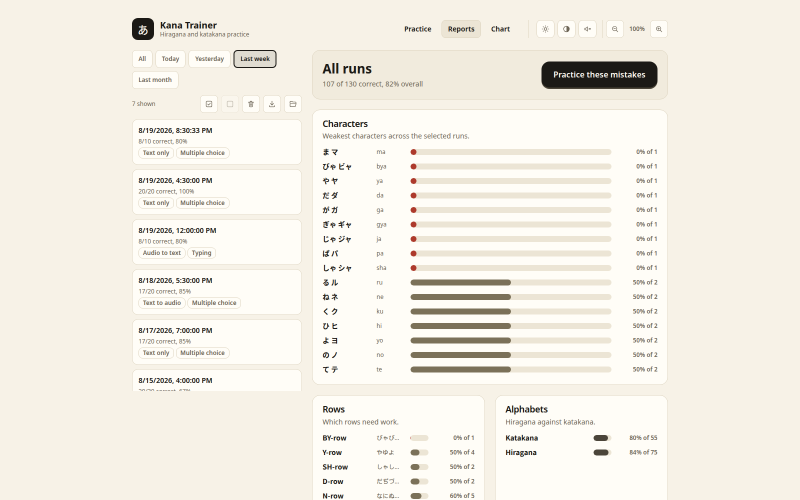
#> input picture packaging/msix/StoreListing/Demo/15_Reports_LastWeek.png, 1600 x 1000 px, given in place of AppIcon-512@2x.png, which was not available (shown at 1/2 size)
$ python listing-art-msix.py
#> lines starting #> are read from the running program, lines starting #| are printed output that depends on the picture; pictures that were not available may be replaced by others from this repository, and a replacement may not be noted
"""Regenerates the Partner Center listing images from the app icon and the showcase stills.

    python3 tools/listing-art-msix.py
"""

import os
import sys
from pathlib import Path

from PIL import Image

CREAM = (247, 242, 231, 255)  # the app background, tauri.conf.json
ROOT = Path(__file__).resolve().parents[1]
OUT = ROOT / 'packaging/msix/StoreListing'


def badge() -> Image.Image:
    """The app icon at 1024, with the white corners of the ios export made transparent."""
    src = Image.open(ROOT / 'src-tauri/icons/ios/AppIcon-512@2x.png').convert('RGBA')
    mask = (
        Image.open(ROOT / 'src-tauri/icons/icon.png')
        .convert('RGBA')
        .getchannel('A')
        .resize(src.size, Image.Resampling.LANCZOS)
    )
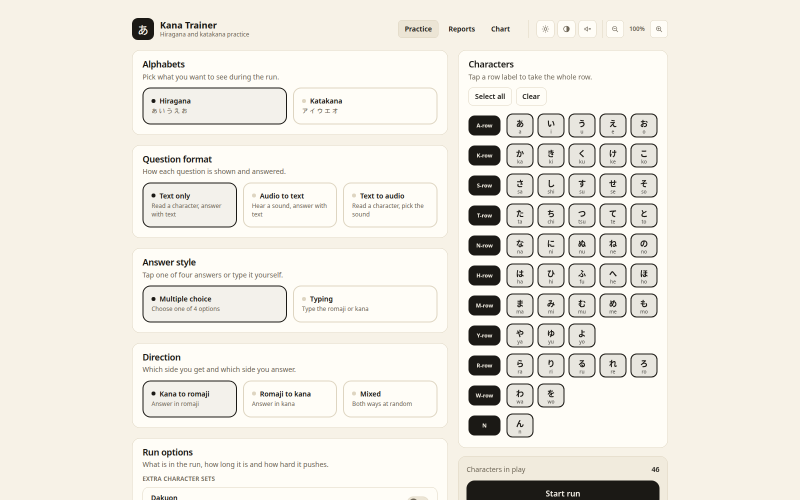
#> input picture packaging/msix/StoreListing/Demo/01_Setup_TextOnly.png, 1600 x 1000 px, given in place of icon.png, which was not available (shown at 1/2 size)
#> mask: PIL image 1600x1000 L; every value is 255

    # repaint every pixel the mask does not keep fully opaque as cream
    out = Image.new('RGBA', src.size, CREAM)
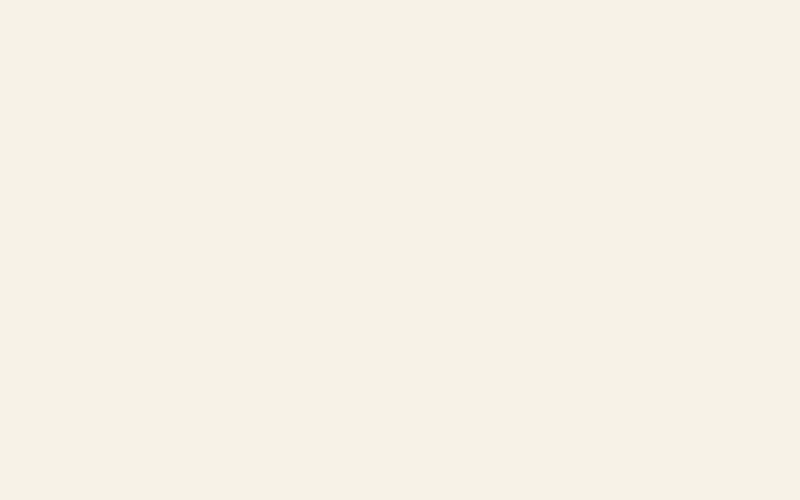
#> out: PIL image 1600x1000 RGBA (shown at 1/2 size); mean R, G, B, A 247, 242, 231, 255
    out.paste(src, mask=mask.point([0] * 255 + [255]))
    out.putalpha(mask)
    return out


def promo(icon: Image.Image, w: int, h: int, badge_px: int, name: str) -> None:
    canvas = Image.new('RGBA', (w, h), CREAM)
    scaled = icon.resize((badge_px, badge_px), Image.Resampling.LANCZOS)
    canvas.alpha_composite(scaled, ((w - badge_px) // 2, (h - badge_px) // 2))
    canvas.convert('RGB').save(OUT / name)  # promo art is opaque, no alpha


# The listing screenshots, taken from the readme showcase. Partner Center takes up to nine.
DEMO = [
    '01_Setup_TextOnly.png',
    '06_Quiz_TextOnly_KanaRomaji.png',
    '08_Quiz_AudioText_Typing.png',
    '10_Quiz_TextAudio_Sounds.png',
    '12_Result_Splash.png',
    '13_Result_Score.png',
    '15_Reports_All.png',
    '20_Chart_Characters.png',
    '22_Setup_Language.png',
]


def demo() -> None:
    """Symlinks the listing screenshots to the readme stills."""
    src = ROOT / 'packaging/repo/desktop'
    out = OUT / 'Demo'
    out.mkdir(parents=True, exist_ok=True)
    for name in DEMO:
        if not (src / name).exists():
            sys.exit(f'missing screenshot {src / name}, run scripts/record.sh --showcase first')
        link = out / name
        target = os.path.relpath(src / name, out)
        if link.is_symlink() and os.readlink(link) == target:
            continue
        link.unlink(missing_ok=True)
        link.symlink_to(target)
        print(f'    {link.relative_to(ROOT)} -> {target}')


icon = badge()
icon.resize((300, 300), Image.Resampling.LANCZOS).save(OUT / 'StoreLogo300x300.png')
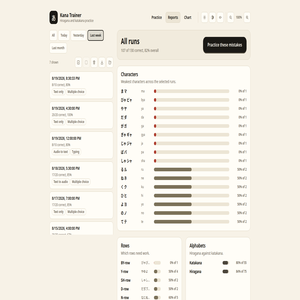
#> saved as StoreLogo300x300.png: PIL image 300x300 RGBA; mean R, G, B, A 243.1, 239.1, 229.6, 255
promo(icon, 1080, 1080, 700, 'BoxArt1080x1080.png')
#> in promo, `canvas.alpha_composite(scaled, ((w - badge_px) // 2, (h - badge_px) //..`:
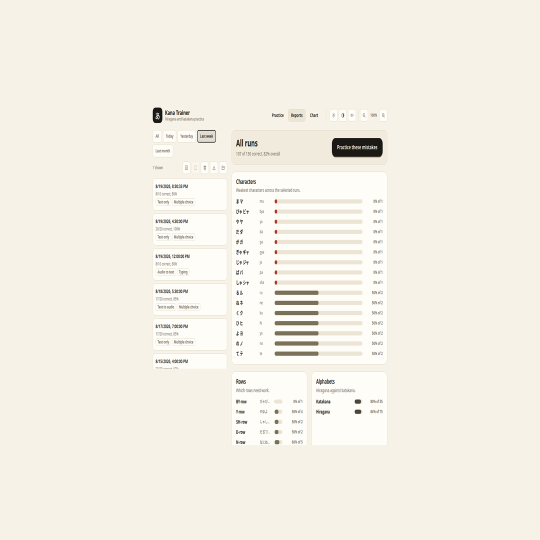
#> canvas: PIL image 1080x1080 RGBA (shown at 1/2 size); mean R, G, B, A 245.4, 240.8, 230.4, 255
promo(icon, 720, 1080, 440, 'PosterArt720x1080.png')
#> call 2 of promo, with w = 720, h = 1080, badge_px = 440, name = 'PosterArt720x1080.png'
#> in promo (call 2), `canvas = Image.new('RGBA', (w, h), CREAM)`:
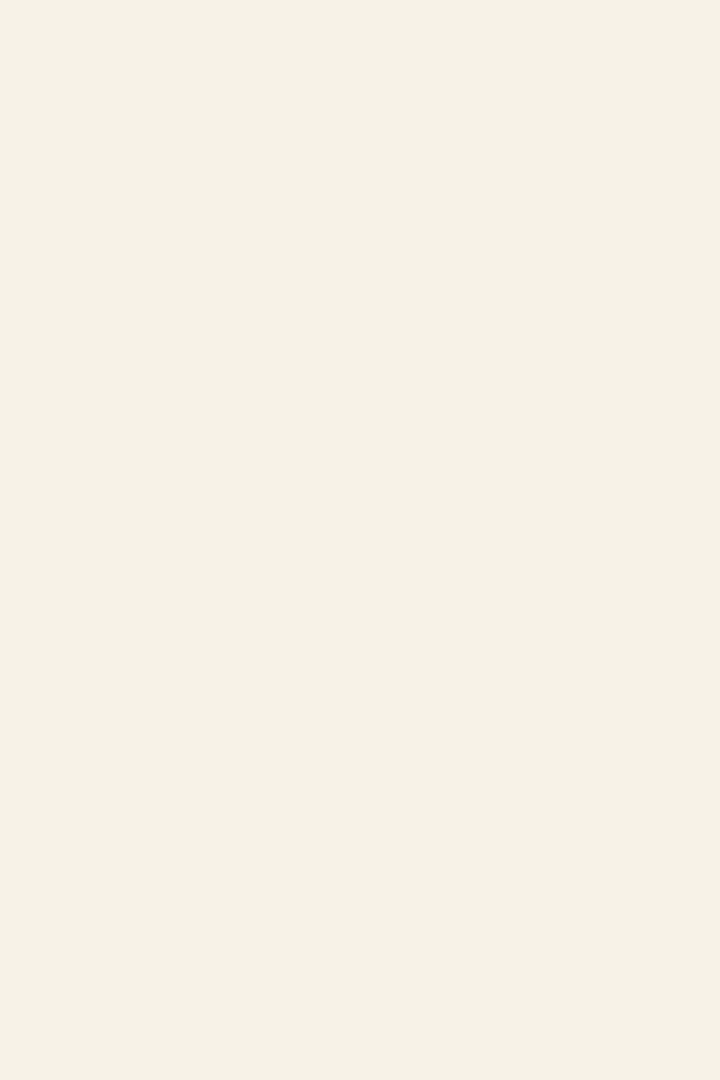
#> canvas: PIL image 720x1080 RGBA; mean R, G, B, A 247, 242, 231, 255
#> in promo (call 2), `scaled = icon.resize((badge_px, badge_px), Image.Resampling.LANCZOS)`:
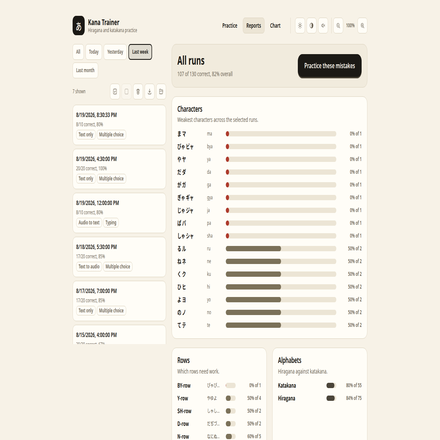
#> scaled: PIL image 440x440 RGBA; mean R, G, B, A 243.1, 239.1, 229.6, 255
#> in promo (call 2), `canvas.convert('RGB').save(OUT / name)`:
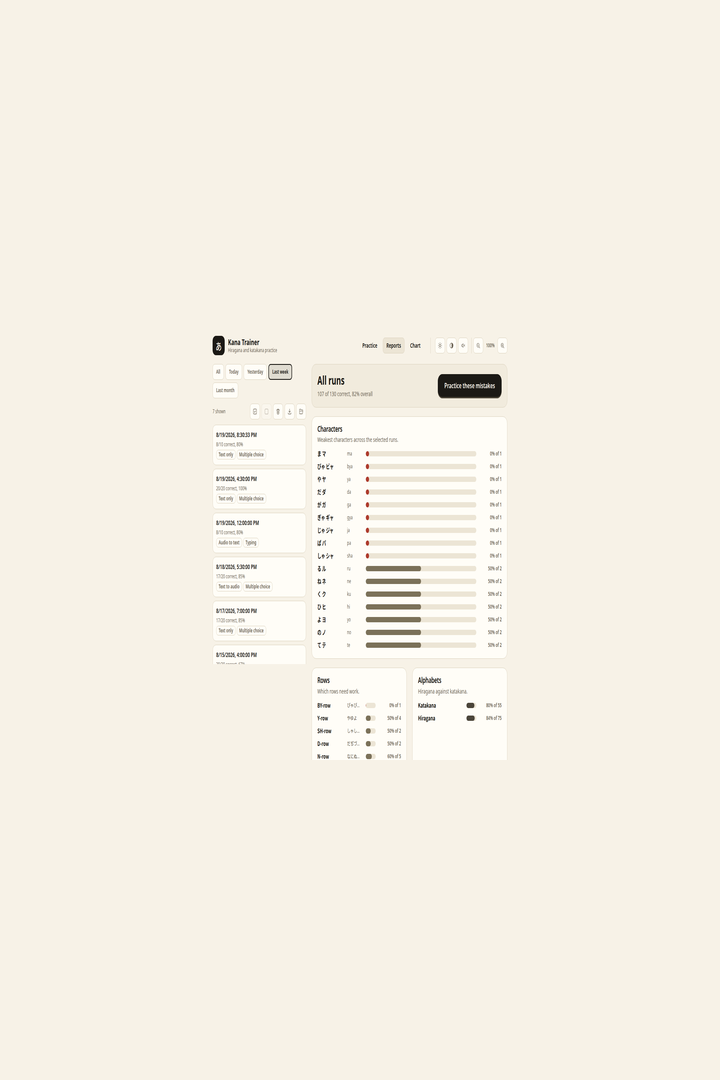
#> saved as PosterArt720x1080.png: PIL image 720x1080 RGB; mean R, G, B 246, 241.3, 230.7
#> (the run stopped early here; a loop or call above may not have finished)
